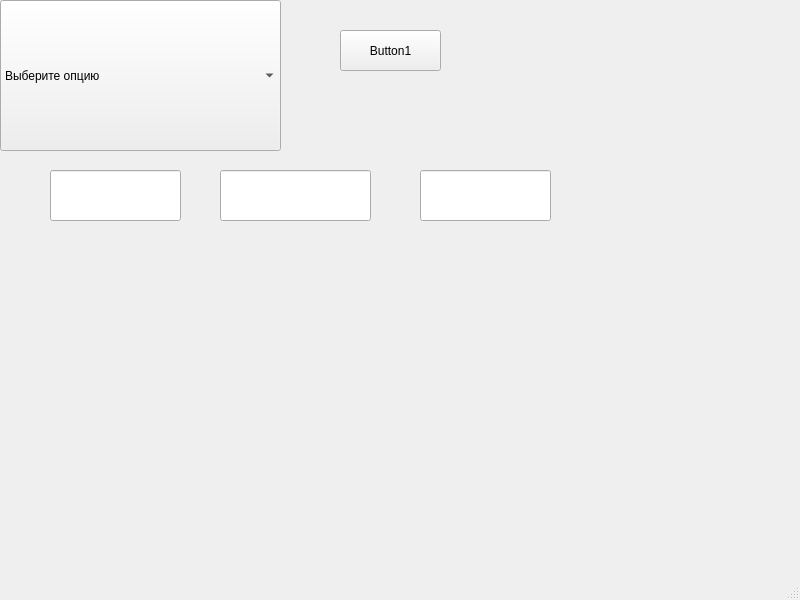
<?xml version="1.0" encoding="UTF-8"?>
<ui version="4.0">
 <class>MainWindow</class>
 <widget class="QMainWindow" name="MainWindow">
  <property name="enabled">
   <bool>true</bool>
  </property>
  <property name="geometry">
   <rect>
    <x>0</x>
    <y>0</y>
    <width>800</width>
    <height>600</height>
   </rect>
  </property>
  <property name="windowTitle">
   <string>MainWindow</string>
  </property>
  <widget class="QWidget" name="centralwidget">
   <widget class="QComboBox" name="comboBox">
    <property name="geometry">
     <rect>
      <x>0</x>
      <y>0</y>
      <width>281</width>
      <height>151</height>
     </rect>
    </property>
    <item>
     <property name="text">
      <string>Выберите опцию</string>
     </property>
    </item>
    <item>
     <property name="text">
      <string>Простое число</string>
     </property>
    </item>
    <item>
     <property name="text">
      <string>Разложение sin</string>
     </property>
    </item>
    <item>
     <property name="text">
      <string>Квадратное уравнение</string>
     </property>
    </item>
   </widget>
   <widget class="QLineEdit" name="text1">
    <property name="enabled">
     <bool>true</bool>
    </property>
    <property name="geometry">
     <rect>
      <x>50</x>
      <y>170</y>
      <width>131</width>
      <height>51</height>
     </rect>
    </property>
   </widget>
   <widget class="QLineEdit" name="text2">
    <property name="enabled">
     <bool>true</bool>
    </property>
    <property name="geometry">
     <rect>
      <x>420</x>
      <y>170</y>
      <width>131</width>
      <height>51</height>
     </rect>
    </property>
   </widget>
   <widget class="QLineEdit" name="text3">
    <property name="enabled">
     <bool>true</bool>
    </property>
    <property name="geometry">
     <rect>
      <x>220</x>
      <y>170</y>
      <width>151</width>
      <height>51</height>
     </rect>
    </property>
   </widget>
   <widget class="QLabel" name="label1">
    <property name="geometry">
     <rect>
      <x>290</x>
      <y>80</y>
      <width>221</width>
      <height>61</height>
     </rect>
    </property>
    <property name="text">
     <string/>
    </property>
   </widget>
   <widget class="QPushButton" name="pushButton">
    <property name="geometry">
     <rect>
      <x>340</x>
      <y>30</y>
      <width>101</width>
      <height>41</height>
     </rect>
    </property>
    <property name="text">
     <string>Button1</string>
    </property>
   </widget>
  </widget>
  <widget class="QMenuBar" name="menubar">
   <property name="geometry">
    <rect>
     <x>0</x>
     <y>0</y>
     <width>800</width>
     <height>17</height>
    </rect>
   </property>
  </widget>
  <widget class="QStatusBar" name="statusbar"/>
 </widget>
 <resources/>
 <connections/>
</ui>
